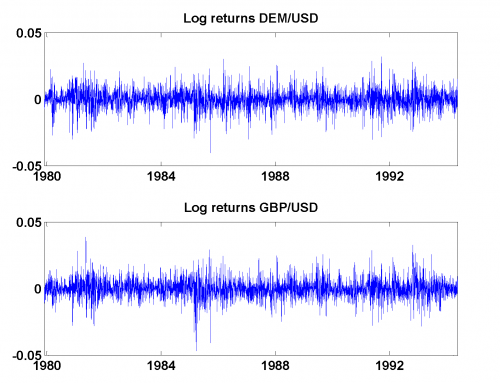

Source code (R):
# ---------------------------------------------------------------------
# Book:         
# ---------------------------------------------------------------------
# Quantlet:     MSRlog_returns
# ---------------------------------------------------------------------
# Description:  MSRlog_returns plots log-returns of DEM/USD and GBP/USD  
#               from 01.12.1979 to 01.04.1994.
# ---------------------------------------------------------------------
# Usage:        MSRlog_returns
# ---------------------------------------------------------------------
# Inputs:       None
# ---------------------------------------------------------------------
# Output:       Plot of log-returns.
# ---------------------------------------------------------------------
# Example:     
# ---------------------------------------------------------------------
# Author:       Zografia Anastasiadou, 20111101
# ---------------------------------------------------------------------

rm(list=ls(all=TRUE))
#setwd("C:/...")

x<-read.table('fx.dat')
x<-as.matrix(x)
returns<-diff(log(x)) 
t<-seq(23,dim(x)[1],by=4*257)

par(mfrow=c(2,1))
plot(returns[,1],type="l",col="blue",ylim=c(-0.05,0.05),xlab="",ylab="",main="Log returns DEM/USD",xaxt="n")
axis(1,at=t,labels=c(1980,1984,1988,1992))
plot(returns[,2],type="l",col="blue",ylim=c(-0.05,0.05),xlab="",ylab="",main="Log returns GBP/USD",xaxt="n")
axis(1,at=t,labels=c(1980,1984,1988,1992))
